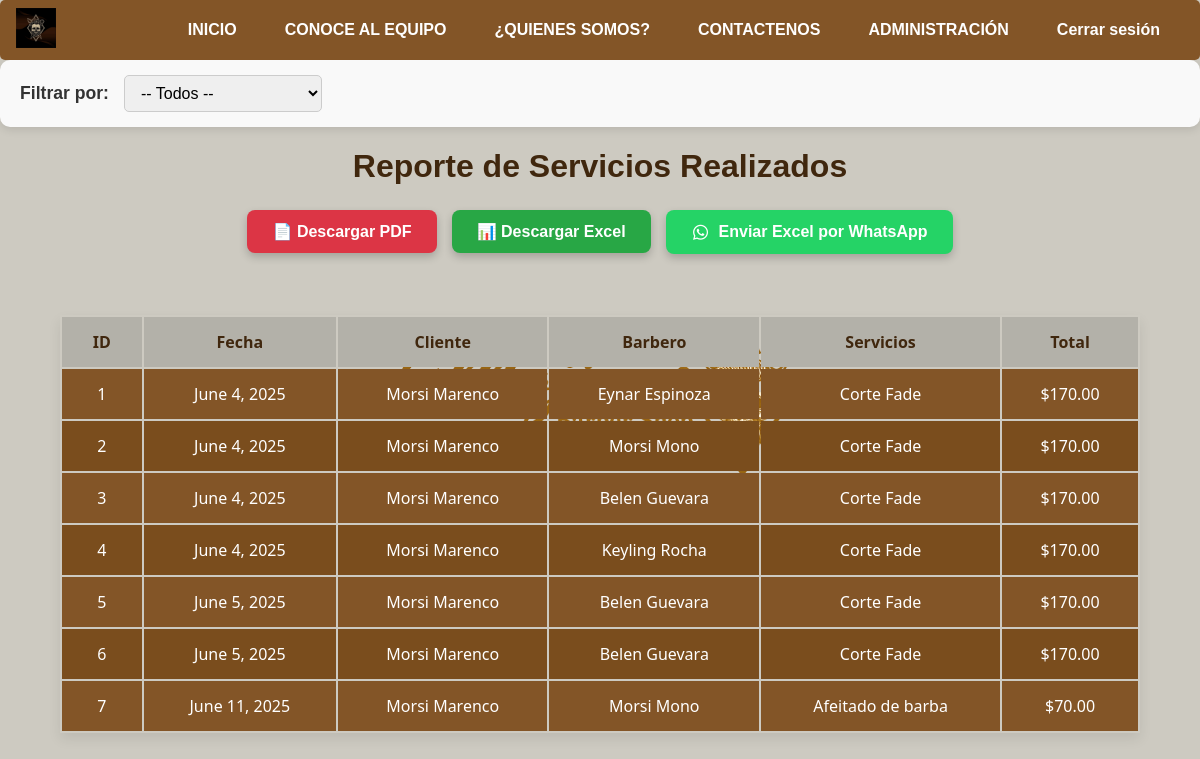
Screenshot of /reporte-servicios/ (signed in) with the database file from the repository.
### Apps/aplicacion/models.py (models this page shows, shortened)
class Servicio_Realizado(models.Model):
    fecha = models.DateField(default=timezone.now)
    cliente = models.ForeignKey(Cliente, on_delete=models.CASCADE, related_name='servicios_realizados')
    barbero = models.ForeignKey(Barbero, on_delete=models.CASCADE, related_name='servicios_realizados')

class Cliente(models.Model):
    nombre1 = models.CharField(max_length=15,blank=False)
    nombre2 = models.CharField(max_length=15, blank=True)
    apellidoP = models.CharField(max_length=15, blank=False)
    apellidoM = models.CharField(max_length=15, blank=True)
    instagram = models.CharField(max_length=15, blank=True)
    correo = models.EmailField(max_length=254, blank=True)

class Barbero(models.Model):
    Direccion = models.TextField()
    cedula = models.CharField(max_length=14,blank=False)
    Estado = models.BooleanField(default=True)
    Comisiones = models.DecimalField(max_digits=10, decimal_places=2)
    Empleado = models.ForeignKey(Empleado, on_delete=models.CASCADE, related_name='barberos')

class Empleado(models.Model):
    persona = models.ForeignKey(Persona, on_delete=models.CASCADE, related_name='empleados')
    Salario = models.DecimalField(max_digits=10, decimal_places=2)
    fecha_contratacion = models.DateField(default=timezone.now)

class Persona(AbstractUser):
    nombre1 = models.CharField(max_length=15, blank=False)
    nombre2 = models.CharField(max_length=15, blank=True)
    apellidoP = models.CharField(max_length=15, blank=False)
    apellidoM = models.CharField(max_length=15, blank=True)
    telefono = models.CharField(max_length=15, blank=False)
    rol = models.ForeignKey(Rol, on_delete=models.SET_NULL, null=True, blank=True)

class Detalle_ServicioRealizado(models.Model):
    Servicio = models.ForeignKey(Servicio, on_delete=models.CASCADE, related_name="detalle_ServicioRealizado")
    Servicio_Realizado = models.ForeignKey(Servicio_Realizado,on_delete=models.CASCADE, related_name="detalle")

class Servicio(models.Model):
    nombre = models.CharField(max_length=15)
    tipo = models.CharField(max_length=15)
    descripcion = models.TextField()
    precio = models.DecimalField(max_digits=10, decimal_places=2)
    estado = models.BooleanField(default=True)

### Apps/aplicacion/views.py (the view, shortened to what this page needs)
# urls.py: path('reporte-servicios/', views.reporte_servicios, name='reporte_servicios'),
def reporte_servicios(request):
    filtro = request.GET.get('filtro')
    servicios = Servicio_Realizado.objects.select_related(
        'cliente',
        'barbero__Empleado__persona'
    ).prefetch_related('detalle__Servicio')
    hoy = timezone.now().date()
    if filtro == 'hoy':
        servicios = servicios.filter(fecha=hoy)
    elif filtro == 'semana':
        inicio = hoy - timezone.timedelta(days=hoy.weekday())
        fin = inicio + timezone.timedelta(days=6)
        servicios = servicios.filter(fecha__range=(inicio, fin))
    elif filtro == 'mes':
        servicios = servicios.filter(fecha__year=hoy.year, fecha__month=hoy.month)
    for realizado in servicios:
        total = sum(detalle.Servicio.precio for detalle in realizado.detalle.all())
        realizado.precio_total = total
    context = {
        'servicios': servicios,
        'filtro': filtro,
        'inicio': request.GET.get('inicio', ''),
        'fin': request.GET.get('fin', ''),
    }
    return render(request, 'reporte_servicios.html', context)

### Apps/aplicacion/Templates/reporte_servicios.html (shortened to what this page needs)
{% extends "Layout2.html" %}
{% load static %}
{% block head %}
<link rel="stylesheet" href="{% static 'css/Style2.css' %}">
<link rel="stylesheet" href="{% static 'css/Reporte.css' %}">
<link href='https://unpkg.com/boxicons@2.1.4/css/boxicons.min.css' rel='stylesheet'>
<link href='https://unpkg.com/boxicons@2.1.4/css/boxicons.min.css' rel='stylesheet'>
{% endblock %}
{% block content %}
<form method="get" class="filtro-form">
    <label for="filtro">Filtrar por:</label>
    <select name="filtro" id="filtro" onchange="this.form.submit()">
        <option value="" {% if not filtro %}selected{% endif %}>-- Todos --</option>
    </select>
</form>
<h1>Reporte de Servicios Realizados</h1>
<div class="report-buttons-container">
    <a href="{% url 'descargar_reporte_pdf' %}?filtro={{ filtro }}{% if inicio %}&inicio={{ inicio }}{% endif %}{% if fin %}&fin={{ fin }}{% endif %}"
        target="_blank">
        <button class="btn-pdf">📄 Descargar PDF</button>
    </a>
    <a href="{% url 'descargar_reporte_excel' %}?filtro={{ filtro }}{% if inicio %}&inicio={{ inicio }}{% endif %}{% if fin %}&fin={{ fin }}{% endif %}"
        target="_blank">
        <button class="btn-excel">📊 Descargar Excel</button>
    </a>
    <form method="POST" action="{% url 'enviar_reporte_excel_whatsapp' %}">
        <button type="submit" class="btn-whatsapp"><i class='bx bxl-whatsapp'></i>Enviar Excel por WhatsApp</button>
    </form>
</div>
<br>
<br>
<table>
    <thead>
        <tr>
            <th>ID</th>
            <th>Fecha</th>
            <th>Cliente</th>
            <th>Barbero</th>
            <th>Servicios</th>
            <th>Total</th>
        </tr>
    </thead>
    <tbody>
        {% for servicio in servicios %}
        <tr>
            <td>{{ servicio.id }}</td>
            <td>{{ servicio.fecha }}</td>
            <td>{{ servicio.cliente.nombre1 }} {{ servicio.cliente.apellidoP }}</td>
            <td>{{ servicio.barbero.Empleado.persona.nombre1 }} {{ servicio.barbero.Empleado.persona.apellidoP }}</td>
            <td>
                {% for detalle in servicio.detalle.all %}
                {{ detalle.Servicio.nombre }}{% if not forloop.last %}, {% endif %}
                {% endfor %}
            </td>
            <td>${{ servicio.precio_total }}</td>
        </tr>
        {% empty %}
        <tr>
            <td colspan="6">No hay servicios realizados</td>
        </tr>
        {% endfor %}
    </tbody>
</table>
{% endblock %}

### Apps/aplicacion/static/css/Style2.css (style rules this page uses)
body { background-color: #b3b1a9; font-family: 'Space Grotesk', sans-serif; background: url("/static/image/background.png") center center no-repeat fixed; background-size: 400px; background-color: #cdcac1; background-blend-mode: normal; overflow-x: hidden; margin: 0; padding: 0; }

### Apps/aplicacion/static/css/Reporte.css (style rules this page uses)
h1 { text-align: center; color: #40270E; font-family: 'Space grotesk', sans-serif; margin-bottom: 20px; }
table { width: 90%; margin: 0 auto; border-collapse: separate; font-family: 'Segoe UI', Tahoma, Geneva, Verdana, sans-serif; color: #40270E; box-shadow: 0 6px 12px rgba(0, 0, 0, 0.08); text-align: center; }
th { background-color: #B3B1A9; color: #40270E; font-weight: 700; padding: 14px 20px; user-select: none; text-align: center; }
td { background-color: #835527; color: #fff; padding: 14px 20px; vertical-align: middle; text-align: center; }
tbody tr:nth-child(even) td { background-color: #7a4d1d; }
.filtro-form { margin-bottom: 20px; display: flex; align-items: center; gap: 15px; flex-wrap: wrap; background-color: #f9f9f9; padding: 15px 20px; border-radius: 10px; box-shadow: 0 3px 8px rgba(0, 0, 0, 0.1); }
.filtro-form label { font-weight: 600; font-size: 1.1em; color: #333; }
.filtro-form select, .filtro-form input[type="date"] { padding: 8px 12px; border: 1px solid #ccc; border-radius: 5px; font-size: 1em; cursor: pointer; transition: border-color 0.3s ease; }
.report-buttons-container { display: flex; justify-content: center; gap: 15px; margin-top: 25px; margin-bottom: 25px; }
.report-buttons-container button { padding: 12px 25px; border: none; border-radius: 8px; cursor: pointer; font-size: 16px; font-weight: bold; color: white; transition: background-color 0.3s ease, transform 0.2s ease; box-shadow: 0 4px 8px rgba(0, 0, 0, 0.2); }
.btn-pdf { background-color: #dc3545; }
.btn-excel { background-color: #28a745; }
.btn-whatsapp { background-color: #25d366; display: flex; align-items: center; gap: 8px; }
.btn-whatsapp i { font-size: 20px; }

### rows the page displays
Servicio_Realizado: id "1", fecha "June 4, 2025", cliente.nombre1 "Morsi", cliente.apellidoP "Marenco", barbero.Empleado.persona.nombre1 "Eynar", barbero.Empleado.persona.apellidoP "Espinoza", precio_total "170.00"
Detalle_ServicioRealizado: Servicio.nombre "Corte Fade"
Servicio_Realizado: id "2", fecha "June 4, 2025", cliente.nombre1 "Morsi", cliente.apellidoP "Marenco", barbero.Empleado.persona.nombre1 "Morsi", barbero.Empleado.persona.apellidoP "Mono", precio_total "170.00"
Detalle_ServicioRealizado: Servicio.nombre "Corte Fade"
Servicio_Realizado: id "3", fecha "June 4, 2025", cliente.nombre1 "Morsi", cliente.apellidoP "Marenco", barbero.Empleado.persona.nombre1 "Belen", barbero.Empleado.persona.apellidoP "Guevara", precio_total "170.00"
Detalle_ServicioRealizado: Servicio.nombre "Corte Fade"
Servicio_Realizado: id "4", fecha "June 4, 2025", cliente.nombre1 "Morsi", cliente.apellidoP "Marenco", barbero.Empleado.persona.nombre1 "Keyling", barbero.Empleado.persona.apellidoP "Rocha", precio_total "170.00"
Detalle_ServicioRealizado: Servicio.nombre "Corte Fade"
Servicio_Realizado: id "5", fecha "June 5, 2025", cliente.nombre1 "Morsi", cliente.apellidoP "Marenco", barbero.Empleado.persona.nombre1 "Belen", barbero.Empleado.persona.apellidoP "Guevara", precio_total "170.00"
Detalle_ServicioRealizado: Servicio.nombre "Corte Fade"
Servicio_Realizado: id "6", fecha "June 5, 2025", cliente.nombre1 "Morsi", cliente.apellidoP "Marenco", barbero.Empleado.persona.nombre1 "Belen", barbero.Empleado.persona.apellidoP "Guevara", precio_total "170.00"
Detalle_ServicioRealizado: Servicio.nombre "Corte Fade"
Servicio_Realizado: id "7", fecha "June 11, 2025", cliente.nombre1 "Morsi", cliente.apellidoP "Marenco", barbero.Empleado.persona.nombre1 "Morsi", barbero.Empleado.persona.apellidoP "Mono", precio_total "70.00"
Detalle_ServicioRealizado: Servicio.nombre "Afeitado de barba"
